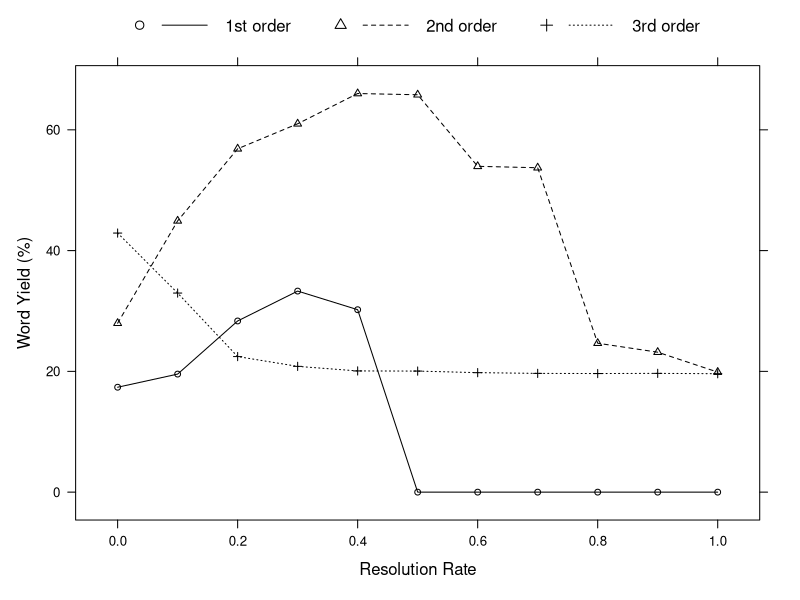

Write R code to recreate this figure.
library("lattice")

data <- read.csv("problem1d.csv", header = FALSE,
                 col.names = c("order", "rate", "word_yield"))
data["word_yield"] <- 100 * data["word_yield"]

trellis.device(device = pdf, color = FALSE, file = "problem1d.pdf")
xyplot(word_yield ~ rate, data = data, groups = order,
       type = "b", pch = c(1, 2, 3),
       xlab = "Resolution Rate", ylab = "Word Yield (%)",
       key = list(columns = 3, points = list(pch = c(1, 2, 3)),
                  lines = list(lty = c(1, 2, 3)),
                  text = list(lab = c("1st order", "2nd order", "3rd order"))))
dev.off()
